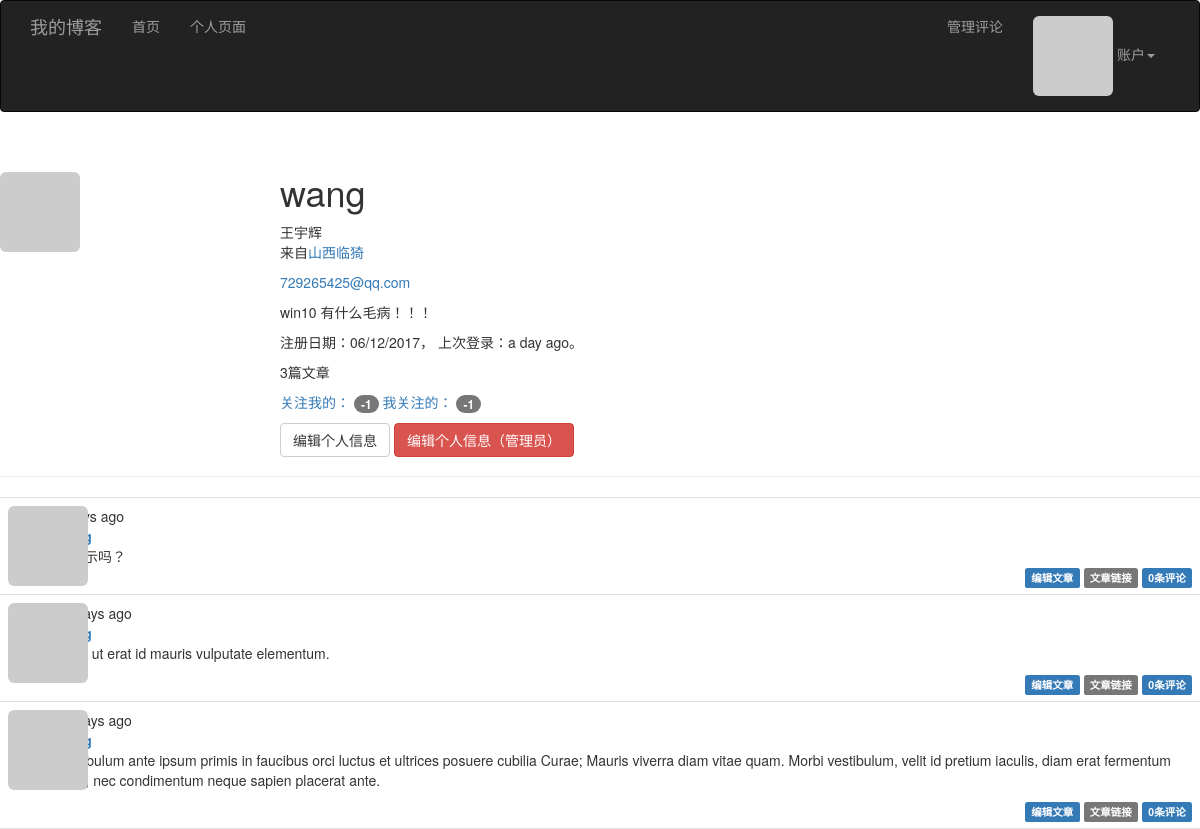
Before: /user/wang (signed in) with the older database file.
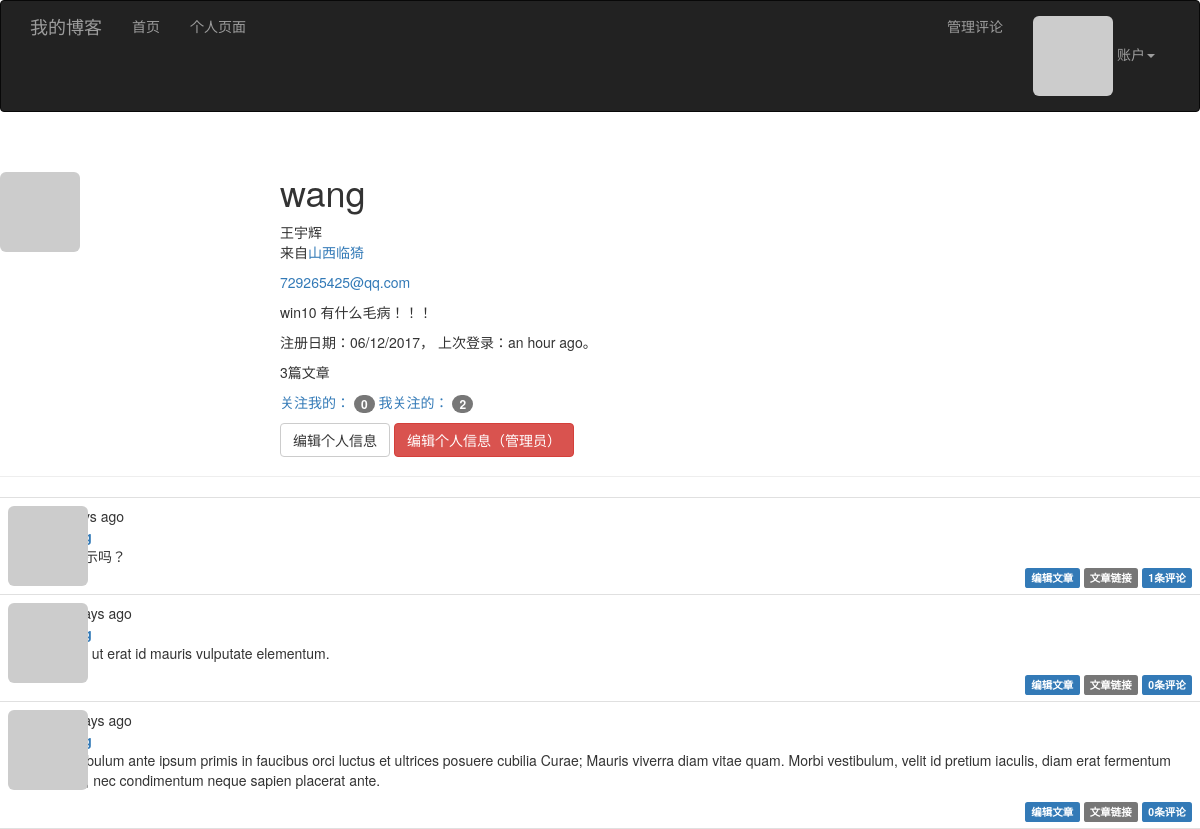
After: the same page with the newer database file.
### app/models.py (models this page shows, shortened)
class User(UserMixin, db.Model):
    __tablename__ = 'users'
    id = db.Column(db.Integer, primary_key=True)
    username = db.Column(db.String(64), unique=True, index=True)
    email = db.Column(db.String(64), unique=True, index=True)
    password_hash = db.Column(db.String(128))
    confirmed = db.Column(db.Boolean, default=False)
    role_id = db.Column(db.Integer, db.ForeignKey('roles.id'))
    name = db.Column(db.String(64))
    location = db.Column(db.String(64))
    about_me = db.Column(db.Text)
    member_since = db.Column(db.DateTime, default=datetime.utcnow)
    last_seen = db.Column(db.DateTime, default=datetime.utcnow)
    avatar_hash = db.Column(db.String(32))
    posts = db.relationship("Post", backref="author", lazy='dynamic')
    followed = db.relationship('Follow', foreign_keys=[Follow.follower_id],
                               backref=db.backref('follower', lazy='joined'),
                               lazy='dynamic',
                               cascade='all, delete-orphan')
    followers = db.relationship('Follow', foreign_keys=[Follow.followed_id],
                                backref=db.backref('followed', lazy='joined'),
                                lazy='dynamic',
                                cascade='all, delete-orphan')
    comments = db.relationship('Comment', backref='author', lazy='dynamic')
    @property
    def password(self):
        raise AttributeError('密码字段不可读取')
    def ping(self):
        self.last_seen = datetime.utcnow()
        db.session.add(self)
    def gravatar(self, size=100, default='identicon', rating='g'):
        if request.is_secure:
            url = 'http://secure.gravatar.com/avatar'
        else:
            url = 'http://www.gravatar.com/avatar'
        hash = self.avatar_hash or hashlib.md5(
            self.email.encode('utf-8')).hexdigest()
        return '{url}/{hash}?s={size}&d={default}&={rating}'.format(
            url=url, hash=hash, size=size, default=default, rating=rating)
    def can(self, permissions):
        return self.role is not None and (self.role.permissions & permissions) == permissions
    def is_administrator(self):
        return self.can(Permission.ADMINISTER)

class Post(db.Model):
    __tablename__ = 'posts'
    id = db.Column(db.Integer, primary_key=True)
    body = db.Column(db.Text)
    body_html = db.Column(db.Text)
    timestamp = db.Column(db.DateTime, index=True, default=datetime.utcnow)
    author_id = db.Column(db.Integer, db.ForeignKey('users.id'))
    comments = db.relationship('Comment', backref='post', lazy='dynamic')

### app/main/views.py (the view)
@main.route('/user/<username>')
@login_required
def user(username):
    user = User.query.filter_by(username=username).first()
    if user is None:
        abort(404)
    page = request.args.get('page', 1, type=int)
    pagination = user.posts.order_by(Post.timestamp.desc()).paginate(
        page, per_page=current_app.config['BLOG_POSTS_PER_PAGE'],
        error_out=False)
    posts = pagination.items
    return render_template('user.html', user=user, posts=posts)

### app/auth/views.py (called while the page is built)
@auth.before_app_request
def before_request():
    if current_user.is_authenticated:
        current_user.ping()
        if not current_user.confirmed \
            and request.endpoint \
            and request.endpoint[:5] != 'auth.' \
            and request.endpoint != 'static':
            return redirect(url_for('auth.unconfirmed'))

### app/main/__init__.py (called while the page is built)
@main.app_context_processor
def inject_permission():
    return dict(Permission=Permission)

### app/models.py (called while the page is built)
@login_manager.user_loader
def load_user(user_id):
    return User.query.get(int(user_id))

### app/templates/user.html (shortened to what this page needs)
{% extends "base.html" %}
{% import "bootstrap/wtf.html" as wtf %}
{% import "_macros.html" as macros %}
{% block page_content %}
<div class="page-header">
    <img class="img-rounded profile-thumbnail" src="{{ user.gravatar(size=256) }}">
    <div class="profile-header">
        <h1>{{ user.username }}</h1>
        {% if user.name or user.location %}
        <p>
            {% if user.name %}{{ user.name }}<br>{% endif %}
            {% if user.location %}来自<a href="http://map.baidu.com/?q={{ user.location }}">{{ user.location }}</a>{% endif %}
        </p>
        {% endif %}
        {% if current_user.is_administrator() %}
        <p><a href="mailto:{{ user.email }}">{{ user.email }}</a> </p>
        {% endif %}
        {% if user.about_me %}<p>{{ user.about_me }}</p>{% endif %}
        <p>
            注册日期：{{ moment(user.member_since).format('L') }}，
            上次登录：{{ moment(user.last_seen).fromNow() }}。
        </p>
        <p>{{ user.posts.count() }}篇文章</p>
        <p>
            <a href="{{ url_for('.followers', username=user.username) }}">
                关注我的：
                <span class="badge">
                    {{ user.followers.count() - 1 }}
                </span>
             </a>
            <a href="{{ url_for('.followed_by', username=user.username) }}">
                我关注的：
                <span class="badge">
                {{ user.followed.count() - 1 }}
                </span>
            </a>
        <p>
            {% if user == current_user %}
            <a class="btn btn-default" href="{{ url_for('main.edit_profile') }}">编辑个人信息</a>
            {% endif %}
            {% if current_user.is_administrator() %}
            <a class="btn btn-danger" href="{{ url_for('main.edit_profile_admin', id=user.id) }}">编辑个人信息（管理员）</a>
            {% endif %}
        </p>
    </div>
</div>
{% include '_posts.html' %}
{% endblock %}

### app/templates/base.html (shortened to what this page needs)
{% extends "bootstrap/base.html" %}
{% block head %}
{{ super() }}
<link rel="stylesheet" href="{{ url_for('static', filename='styles.css') }}">
{% endblock %}
{% block navbar %}
<div class="navbar navbar-inverse" role="navigation">
    <div class="container">
        <div class="navbar-header">
            <a class="navbar-brand" href="{{ url_for('main.index') }}">我的博客</a>
        </div>
        <div class="navbar-collapse collapse">
            <ul class="nav navbar-nav">
                <li><a href="{{ url_for('main.index') }}">首页</a> </li>
                {% if current_user.is_authenticated %}
                    <li><a href="{{ url_for('main.user', username=current_user.username) }}">个人页面</a> </li>
                {% endif %}
            </ul>
            <ul class="nav navbar-nav navbar-right">
                 {% if current_user.can(Permission.MODERATE_COMMENTS) %}
                <li><a href="{{ url_for('main.moderate') }}">管理评论</a> </li>
                {% endif %}
                {% if current_user.is_authenticated %}
                <li class="dropdown">
                    <a href="#" class="dropdown-toggle" data-toggle="dropdown">
                        <img class="img-rounded" src="{{ current_user.gravatar(size=18) }}">
                        账户<b class="caret"></b>
                    </a>
                </li>
                {% else %}
                <li><a href="{{ url_for('auth.login') }}">登录</a> </li>
                {% endif %}
            </ul>
        </div>
    </div>
</div>
{% endblock %}
{% block content %}
{% block page_content %}
{% endblock %}
{% endblock %}

### app/templates/_posts.html (shortened to what this page needs)
<ul class="posts">
    {% for post in posts %}
    <li class="post">
        <div class="profile-thumbnail">
            <a href="{{ url_for('.user', username=post.author.username) }}">
                <img class="img-rounded profile-thumbnail" src="{{ post.author.gravatar(size=40) }}">
            </a>
        </div>
        <div class="post-content">
            <div class="post-data">{{ moment(post.timestamp).fromNow() }}</div>
            <div class="post-author">
                <a href="{{ url_for('.user', username=post.author.username) }}">
                </a>
            </div>
            <div class="post-body">
                {% if post.body_html %}
                    {{ post.body_html | safe }}
                {% else %}
                    {{ post.body }}
                {% endif %}
            </div>
            <div class="post-footer">
                {% if current_user == post.author %}
                <a href="{{ url_for('.edit', id = post.id) }}">
                    <span class="label label-primary">编辑文章</span>
                </a>
                {% elif current_user.is_administrator() %}
                <a href="{{ url_for('.edit', id = post.id) }}">
                    <span class="label label-danger">编辑文章（管理员）</span>
                </a>
                {% endif %}
                <a href="{{ url_for('.post', id=post.id) }}">
                    <span class="label label-default">文章链接</span>
                </a>
                <a href="{{ url_for('.post', id=post.id) }}#commnets">
                    <span class="label label-primary">
                        {{ post.comments.count() }}条评论
                    </span>
                </a>
            </div>
        </div>
    </li>
    {% endfor %}
</ul>

### app/static/styles.css (style rules this page uses)
.profile-thumbnail { position: absolute; }
.profile-header { min-height: 260px; margin-left: 280px; }
ul.posts { list-style-type: none; padding: 0px; margin: 16px 0px 0px 0px; border-top: 1px solid #e0e0e0; }
ul.posts li.post { padding: 8px; border-bottom: 1px solid #e0e0e0; }
div.post-author { font-weight: bold; }
div.post-content { margin-left: 48px; min-height: 48px; }
div.post-footer { text-align: right; }

Changed rows visible on the page:
changed User "wang": last_seen "a day ago" → "an hour ago"
computed for Post "2 days ago": comments.count "0" → "1"
Other visible differences:
{{ user.followers.count() - 1 }}: "-1" → "0"
{{ user.followed.count() - 1 }}: "-1" → "2"
